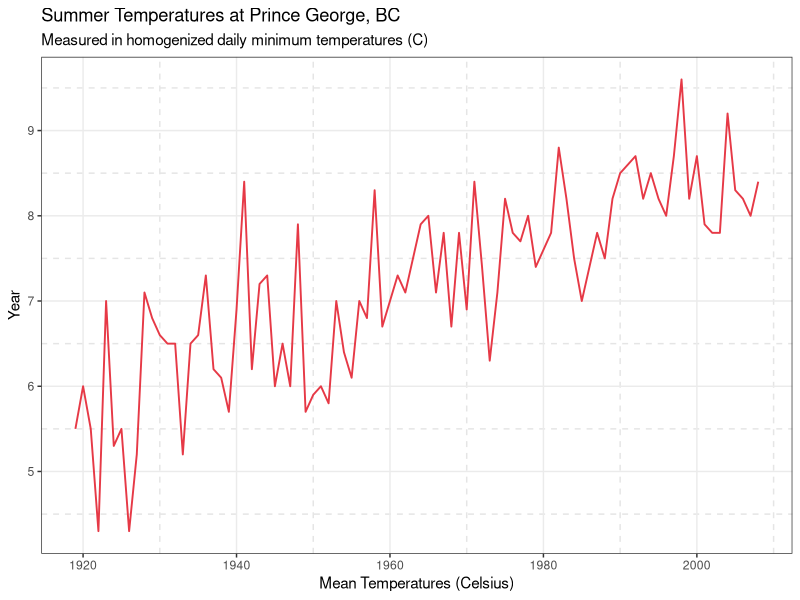

The R script that drew this image:
## ---- chunk 1
knitr::opts_chunk$set(echo = TRUE)
library(zoo)
library(tseries)
library(ggplot2)
## ---- chunk 2
df1 = read.csv("dataTempPG.csv")
## ---- chunk 3
summer_data = df1$Summer

# the data are yearly starting in 1919
summer_series = ts(data = summer_data,
                   start = c(1919),
                   frequency = 1)
## ---- chunk 4
p1data = fortify.zoo(summer_series)
p1 <- ggplot(p1data, aes(x = Index, y = summer_series)) +
  geom_line(color = "#E63946", linewidth = 0.65) +
  labs(
    title = "Summer Temperatures at Prince George, BC",
    subtitle = "Measured in homogenized daily minimum temperatures (C)",
    x = "Mean Temperatures (Celsius)",
    y = "Year"
  ) + theme_bw() +
  theme(panel.grid.minor = element_line(
    color = "grey90",
    linetype = "dashed",
    linewidth = 0.5
  ))
print(p1)
